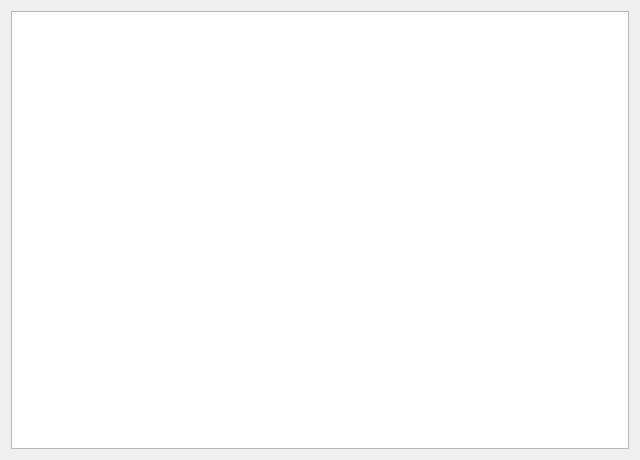
<?xml version="1.0" encoding="UTF-8"?>
<ui version="4.0">
 <class>DocWindow</class>
 <widget class="QWidget" name="DocWindow">
  <property name="geometry">
   <rect>
    <x>0</x>
    <y>0</y>
    <width>640</width>
    <height>460</height>
   </rect>
  </property>
  <layout class="QVBoxLayout" name="rootLayout">
   <property name="leftMargin">0</property>
   <property name="topMargin">0</property>
   <property name="rightMargin">0</property>
   <property name="bottomMargin">0</property>
   <property name="spacing">0</property>
   <item>
    <widget class="QPlainTextEdit" name="editor">
     <property name="lineWrapMode">
      <enum>QPlainTextEdit::WidgetWidth</enum>
     </property>
     <property name="sizePolicy">
      <sizepolicy hsizetype="Expanding" vsizetype="Expanding">
       <horstretch>0</horstretch>
       <verstretch>0</verstretch>
      </sizepolicy>
     </property>
    </widget>
   </item>
  </layout>
 </widget>
 <resources/>
 <connections/>
</ui>
